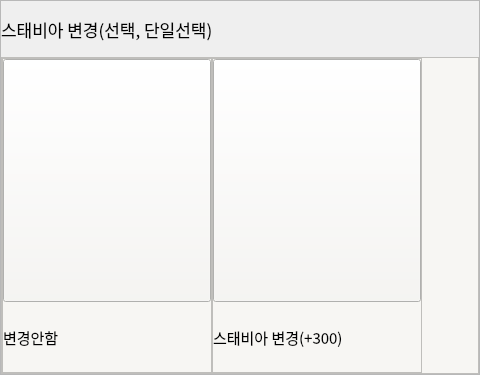
                 <widget class="QFrame" name="option_frame_7">
                  <property name="minimumSize">
                   <size>
                    <width>0</width>
                    <height>375</height>
                   </size>
                  </property>
                  <property name="maximumSize">
                   <size>
                    <width>23592958</width>
                    <height>375</height>
                   </size>
                  </property>
                  <property name="styleSheet">
                   <string notr="true"/>
                  </property>
                  <property name="frameShape">
                   <enum>QFrame::StyledPanel</enum>
                  </property>
                  <property name="frameShadow">
                   <enum>QFrame::Raised</enum>
                  </property>
                  <layout class="QVBoxLayout" name="verticalLayout_25">
                   <property name="spacing">
                    <number>0</number>
                   </property>
                   <property name="leftMargin">
                    <number>0</number>
                   </property>
                   <property name="topMargin">
                    <number>0</number>
                   </property>
                   <property name="rightMargin">
                    <number>0</number>
                   </property>
                   <property name="bottomMargin">
                    <number>0</number>
                   </property>
                   <item>
                    <widget class="QLabel" name="option_7_title">
                     <property name="minimumSize">
                      <size>
                       <width>0</width>
                       <height>0</height>
                      </size>
                     </property>
                     <property name="maximumSize">
                      <size>
                       <width>23592958</width>
                       <height>56</height>
                      </size>
                     </property>
                     <property name="font">
                      <font>
                       <family>Pretendard Medium</family>
                       <pointsize>13</pointsize>
                      </font>
                     </property>
                     <property name="text">
                      <string>스태비아 변경(선택, 단일선택)</string>
                     </property>
                    </widget>
                   </item>
                   <item>
                    <widget class="QFrame" name="frame_23">
                     <property name="styleSheet">
                      <string notr="true">background-color: rgb(247, 246, 243);</string>
                     </property>
                     <property name="frameShape">
                      <enum>QFrame::StyledPanel</enum>
                     </property>
                     <property name="frameShadow">
                      <enum>QFrame::Raised</enum>
                     </property>
                     <layout class="QHBoxLayout" name="horizontalLayout_10">
                      <property name="spacing">
                       <number>0</number>
                      </property>
                      <property name="leftMargin">
                       <number>0</number>
                      </property>
                      <property name="topMargin">
                       <number>0</number>
                      </property>
                      <property name="rightMargin">
                       <number>0</number>
                      </property>
                      <property name="bottomMargin">
                       <number>0</number>
                      </property>
                      <item>
                       <widget class="QFrame" name="frame_24">
                        <property name="minimumSize">
                         <size>
                          <width>210</width>
                          <height>0</height>
                         </size>
                        </property>
                        <property name="frameShape">
                         <enum>QFrame::StyledPanel</enum>
                        </property>
                        <property name="frameShadow">
                         <enum>QFrame::Raised</enum>
                        </property>
                        <layout class="QVBoxLayout" name="verticalLayout_26">
                         <property name="spacing">
                          <number>0</number>
                         </property>
                         <property name="leftMargin">
                          <number>0</number>
                         </property>
                         <property name="topMargin">
                          <number>0</number>
                         </property>
                         <property name="rightMargin">
                          <number>0</number>
                         </property>
                         <property name="bottomMargin">
                          <number>0</number>
                         </property>
                         <item>
                          <widget class="QPushButton" name="no_choice_stevia_changed">
                           <property name="minimumSize">
                            <size>
                             <width>0</width>
                             <height>243</height>
                            </size>
                           </property>
                           <property name="cursor">
                            <cursorShape>OpenHandCursor</cursorShape>
                           </property>
                           <property name="text">
                            <string/>
                           </property>
                           <property name="icon">
                            <iconset>
                             <normaloff>../img/qt자료/forbidden_gray.png</normaloff>../img/qt자료/forbidden_gray.png</iconset>
                           </property>
                           <property name="iconSize">
                            <size>
                             <width>168</width>
                             <height>225</height>
                            </size>
                           </property>
                           <property name="checkable">
                            <bool>true</bool>
                           </property>
                          </widget>
                         </item>
                         <item>
                          <widget class="QLabel" name="option_7_label_1">
                           <property name="font">
                            <font>
                             <family>Pretendard Light</family>
                             <pointsize>11</pointsize>
                            </font>
                           </property>
                           <property name="text">
                            <string>변경안함</string>
                           </property>
                          </widget>
                         </item>
                        </layout>
                       </widget>
                      </item>
                      <item>
                       <widget class="QFrame" name="frame_25">
                        <property name="minimumSize">
                         <size>
                          <width>210</width>
                          <height>0</height>
                         </size>
                        </property>
                        <property name="frameShape">
                         <enum>QFrame::StyledPanel</enum>
                        </property>
                        <property name="frameShadow">
                         <enum>QFrame::Raised</enum>
                        </property>
                        <layout class="QVBoxLayout" name="verticalLayout_27">
                         <property name="spacing">
                          <number>0</number>
                         </property>
                         <property name="leftMargin">
                          <number>0</number>
                         </property>
                         <property name="topMargin">
                          <number>0</number>
                         </property>
                         <property name="rightMargin">
                          <number>0</number>
                         </property>
                         <property name="bottomMargin">
                          <number>0</number>
                         </property>
                         <item>
                          <widget class="QPushButton" name="stevia_changed">
                           <property name="minimumSize">
                            <size>
                             <width>0</width>
                             <height>243</height>
                            </size>
                           </property>
                           <property name="cursor">
                            <cursorShape>OpenHandCursor</cursorShape>
                           </property>
                           <property name="text">
                            <string/>
                           </property>
                           <property name="icon">
                            <iconset>
                             <normaloff>../img/option_img/stevia_2.png</normaloff>../img/option_img/stevia_2.png</iconset>
                           </property>
                           <property name="iconSize">
                            <size>
                             <width>210</width>
                             <height>243</height>
                            </size>
                           </property>
                           <property name="checkable">
                            <bool>true</bool>
                           </property>
                          </widget>
                         </item>
                         <item>
                          <widget class="QLabel" name="option_7_label_2">
                           <property name="font">
                            <font>
                             <family>Pretendard Light</family>
                             <pointsize>11</pointsize>
                            </font>
                           </property>
                           <property name="text">
                            <string>스태비아 변경(+300)</string>
                           </property>
                          </widget>
                         </item>
                        </layout>
                       </widget>
                      </item>
                      <item>
                       <spacer name="horizontalSpacer_9">
                        <property name="orientation">
                         <enum>Qt::Horizontal</enum>
                        </property>
                        <property name="sizeHint" stdset="0">
                         <size>
                          <width>56</width>
                          <height>37</height>
                         </size>
                        </property>
                       </spacer>
                      </item>
                     </layout>
                    </widget>
                   </item>
                  </layout>
                 </widget>
